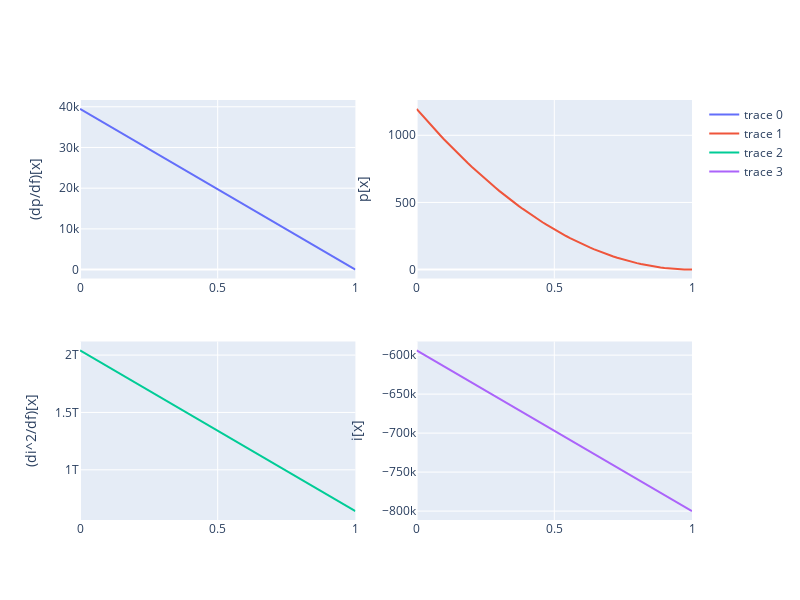

The notebook cell saved with this chart:
### Code cell
pl.plot_fundamental(cond)
#
# x = (f-f_axis)/(f_surf-f_axis) 
#
# case: ip > 0
# should be p > 0, i > i0
# 0 < f_surf < f_axis, thus when dx > 0 then df < 0
# shoud be: dp/df >0 (since dp/dx < 0), di^2/df > 0 (since di^2/dx < 0)
#
# case: ip < 0
# should be p > 0, i < i0
# f_axis < f_surf < 0, thus when dx > 0 then df > 0
# should be: dp/df < 0 (since dp/dx < 0), di^2/df < 0 (since di^2/dx < 0)
